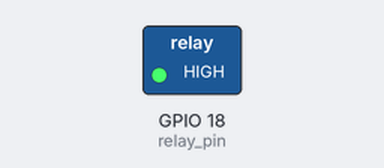
The program below on a simulated Raspberry Pi (BCM pin numbers). Shown: switched loads named in the program (green lamp = pin HIGH).

Above: at 2.5 s.
At 5.2 s:
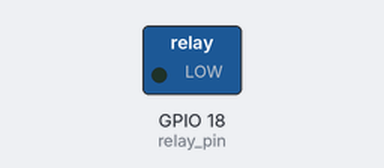
Timing chart, 0 to 7.2 s (numbered marks = the images above):
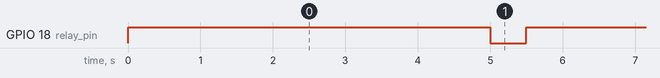

The program:

relayModule.py
```python
import RPi.GPIO as GPIO
import time

relay_pin = 18

GPIO.setwarnings(False)
GPIO.setmode(GPIO.BCM)
GPIO.setup(relay_pin, GPIO.OUT)

def switch_on(pin):
    GPIO.output(pin, GPIO.HIGH)

def switch_off(pin):
    GPIO.output(pin, GPIO.LOW)

#if __name__ == '__main__':
try:
  while True:
    switch_on(relay_pin)
    time.sleep(5)
    switch_off(relay_pin)
    time.sleep(0.5)

except KeyboardInterrupt as ex:
    pass
finally:
    GPIO.cleanup()
```

Measured:
- by itself, GPIO 18 (relay_pin): alternates HIGH for 5.0 s and LOW for 0.50 s
